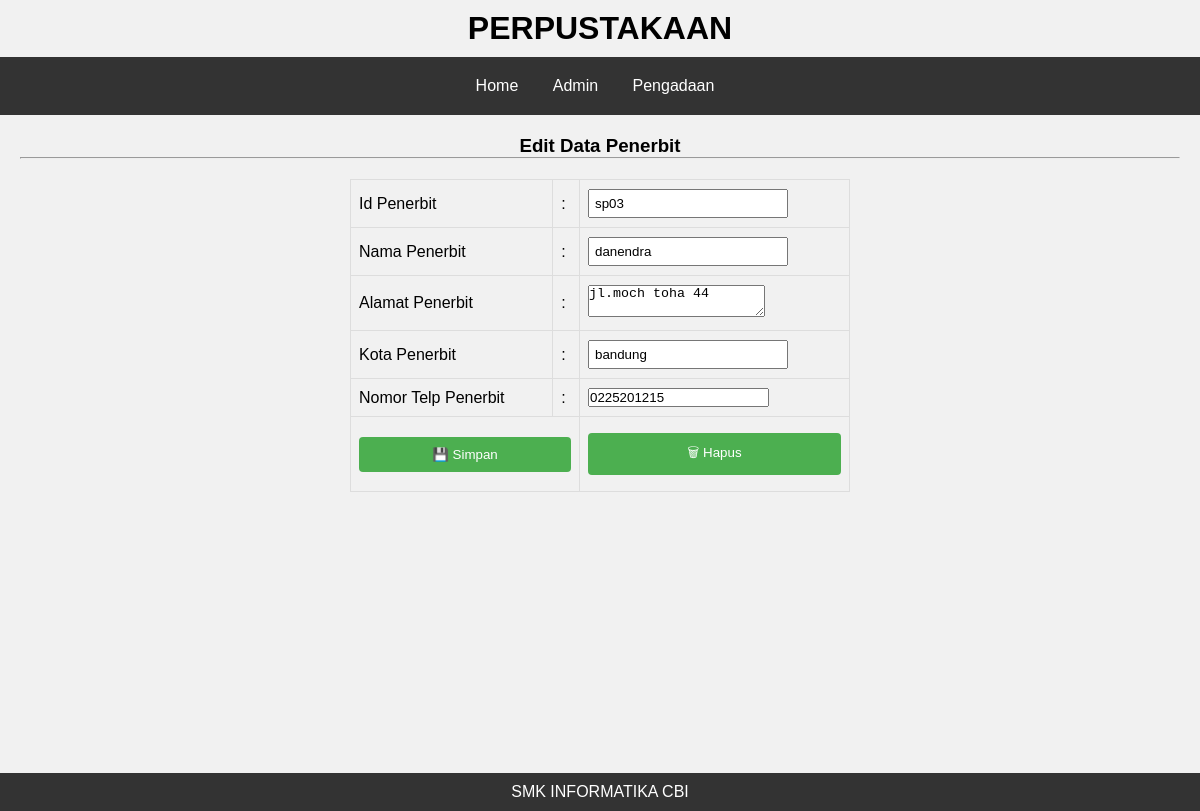
The page /index.php?content=edit_penerbit&id=sp03 on the database its author committed.
### tables this page shows
CREATE TABLE `tbl_penerbit` (
  `id_penerbit` varchar(50) NOT NULL,
  `nama` varchar(50) NOT NULL,
  `alamat` varchar(50) NOT NULL,
  `kota` varchar(50) NOT NULL,
  `telepon` varchar(50) NOT NULL
);

### content/admin/edit_penerbit.php (the view, shortened to what this page needs)
<?php
include '././koneksi.php';
$id_penerbit = $_GET['id'];
$data_penerbit = mysqli_query($koneksi, "SELECT * FROM tbl_penerbit  WHERE id_penerbit='$id_penerbit'");
$row = mysqli_fetch_array($data_penerbit);
?>
<h3>Edit Data Penerbit</h3>
<hr>
<form action="content/admin/edit_penerbit_act.php" method="post">
	<table>
	<tr>
			<td>Id Penerbit</td>
			<td>:</td>
			<td>
				<input type="text" name="id_penerbit" value="<?php echo $row['id_penerbit'] ?>">
			</td>
		</tr>
		<tr>
			<td>Nama Penerbit</td>
			<td>:</td>
			<td>
				<input type="text" name="nama" value="<?php echo $row['nama'] ?>">
			</td>
		</tr>
		<tr>
			<td>Alamat Penerbit</td>
			<td>:</td>
			<td>
				<textarea name="alamat" required><?php echo $row['alamat'] ?></textarea>
			</td>
		</tr>
		<tr>
			<td>Kota Penerbit</td>
			<td>:</td>
			<td>
				<input type="text" name="kota" value="<?php echo $row['kota'] ?>">
			</td>
		</tr>
		<tr>
			<td>Nomor Telp Penerbit</td>
			<td>:</td>
			<td>
				<input type="number" name="telepon" value="<?php echo $row['telepon'] ?>">
			</td>
		</tr>
			<td colspan="2">
				<button type="submit">&#128190; Simpan</button>
			</td>
			<td>
				<button type="reset">&#128465; Hapus</button>
			</td>
	</table>
</form>

### design/index.css (style rules this page uses)
body { font-family: Arial, sans-serif; margin: 0; }

### design/penerbit.css (style rules this page uses)
* { padding: 0; margin: 0; }
table { width: 100%; border-collapse: collapse; margin: 20px 0; }
th, td { border: 1px solid #ddd; padding: 8px; text-align: left; }
form { display: inline-block; text-align: right; margin-bottom: 10px; }
input[type="text"] { width: 200px; padding: 5px; margin-left: 10px; }

### design/tambah_penerbit.css (style rules this page uses)
form { width: 500px; margin: 0 auto; }
table { border-collapse: collapse; width: 100%; }
th, td { padding: 8px; text-align: left; border-bottom: 1px solid #ddd; }
input[type=text], input[type=number], textarea { margin: 1px 0; box-sizing: border-box; }
button[type=submit], button[type=reset] { width: 100%; background-color: #4CAF50; color: white; padding: 10px 15px; margin: 8px 0; border: none; border-radius: 4px; cursor: pointer; }

### rows shown on the page
tbl_penerbit: id_penerbit "sp03", nama "danendra", alamat "jl.moch toha 44", kota "bandung", telepon "0225201215"
